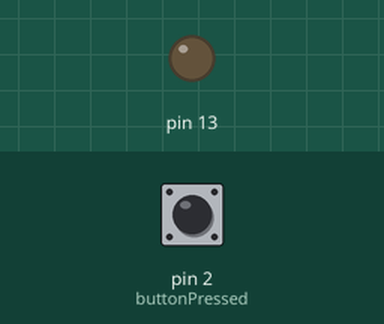
Simulated run of this sketch. Board: Arduino Uno, built with avr-gcc and run on an emulated ATmega328P. Shown: output pins drawn as LEDs (lit = HIGH). Inputs (shaded band) come from the test bench; at power-on: pin 2 (buttonPressed) HIGH.

Above: at 1.2 s.
1.3 s: pin 2 (buttonPressed) pulled LOW for 3.2 s
At 5.3 s:
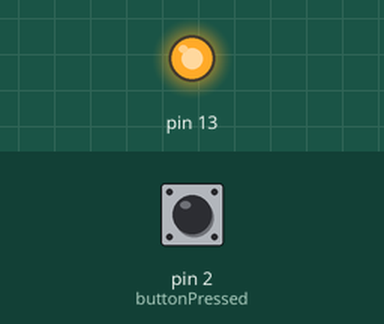
6.0 s: pin 2 (buttonPressed) pulled LOW for 0.15 s
At 6.8 s:
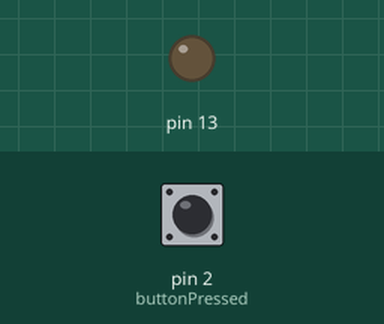
Timing chart, 0 to 9.0 s (numbered marks = the images above; inputs shaded):
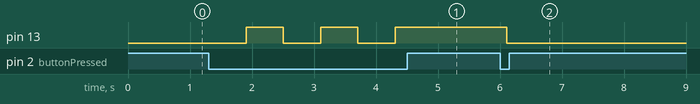

The sketch:

AZ-Debounce.ino.ino
```cpp
void setup() {
  pinMode(13,OUTPUT);
  pinMode(2,INPUT);
  // put your setup code here, to run once:

}

bool LEDOn = 0;

bool buttonPressed() {
  int count = 0;
  for(int i=0;i<100;i++) {
    byte value = digitalRead(2);
    if (value == LOW) count++;
    else count--;
    delay(1);
  }
  return count > 0;
}


bool buttonReleased() {
  int count = 0;
  for(int i=0;i<25;i++) {
    byte value = digitalRead(2);
    if (value == HIGH) count++;
    else count--;
    delay(1);
  }
  return count > 0;
}

void loop() {
  // put your main code here, to run repeatedly:
  if ( buttonPressed())
    LEDOn = !LEDOn;

  if (LEDOn)
    digitalWrite(13,HIGH);
  else
    digitalWrite(13,LOW);

  delay(500);
}
```

Measured:
- after the input at 1.3 s, pin 13: alternates HIGH for 0.60 s and LOW for 0.60 s, 5 changes in all, then stays HIGH, starting after 0.60 s
- after the input at 6.0 s, pin 13: HIGH → LOW after 0.11 s
